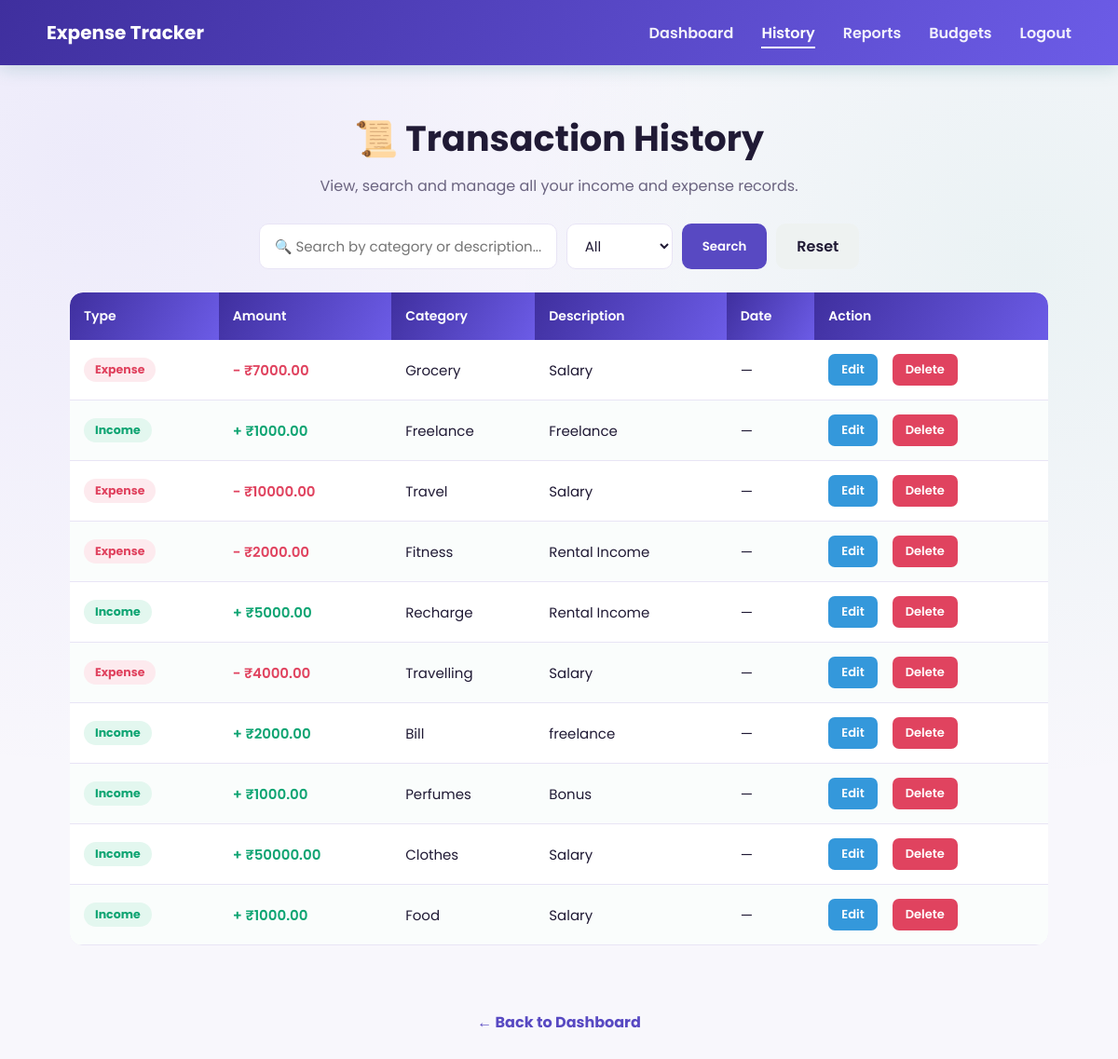
The page /transaction_history (signed in) on the database its author committed.
### tables this page shows
CREATE TABLE transactions(
    id INTEGER PRIMARY KEY AUTOINCREMENT,
    user_id INTEGER,
    type TEXT NOT NULL,
    amount REAL NOT NULL,
    category TEXT NOT NULL,
    description TEXT, date TEXT,
    FOREIGN KEY(user_id) REFERENCES users(id)
);

### app.py (the view)
@app.route("/transaction_history")
@login_required
def transaction_history():
    search = request.args.get("search", "")
    transaction_type = request.args.get("type", "all")
    conn = get_db()
    cursor = conn.cursor()
    query = "SELECT id, type, amount, category, description, date FROM transactions WHERE user_id=?"
    params = [session["user_id"]]
    if search:
        query += " AND (category LIKE ? OR description LIKE ?)"
        params.extend([f"%{search}%", f"%{search}%"])
    if transaction_type != "all":
        query += " AND type = ?"
        params.append(transaction_type)
    query += " ORDER BY date DESC, id DESC"
    cursor.execute(query, params)
    transactions = cursor.fetchall()
    conn.close()
    return render_template(
        "transaction_history.html",
        transactions=transactions
    )

### app.py (called while the page is built)
def get_db():
    conn = sqlite3.connect(DB_NAME)
    conn.row_factory = sqlite3.Row
    return conn

def login_required(view_func):
    @wraps(view_func)
    def wrapped(*args, **kwargs):
        if "user_id" not in session:
            flash("Please log in to continue.")
            return redirect(url_for("login"))
        return view_func(*args, **kwargs)
    return wrapped

@app.context_processor
def inject_user():
    return {"current_user_name": session.get("user_name")}

### templates/transaction_history.html (shortened to what this page needs)
<!DOCTYPE html>
<html lang="en">
<head>
    <link rel="stylesheet"
          href="{{ url_for('static', filename='css/style.css') }}">
</head>
<body>
<nav>
    <h2>Expense Tracker</h2>
    <ul>
        <li><a href="{{ url_for('dashboard') }}">Dashboard</a></li>
        <li><a href="{{ url_for('transaction_history') }}" class="active">History</a></li>
        <li><a href="{{ url_for('reports') }}">Reports</a></li>
        <li><a href="{{ url_for('budgets') }}">Budgets</a></li>
        <li><a href="{{ url_for('logout') }}">Logout</a></li>
    </ul>
</nav>
<section class="history-section">
    <h1>📜 Transaction History</h1>
    <p>View, search and manage all your income and expense records.</p>
    <form method="GET" action="{{ url_for('transaction_history') }}" class="search-form">
        <input
            type="text"
            name="search"
            placeholder="🔍 Search by category or description..."
            value="{{ request.args.get('search', '') }}">
        <select name="type" class="filter-select">
            <option value="all" {% if request.args.get('type', 'all') == 'all' %}selected{% endif %}>
                All
            </option>
        </select>
        <button type="submit" class="search-btn">
            Search
        </button>
        <a href="{{ url_for('transaction_history') }}" class="reset-btn">
            Reset
        </a>
    </form>
    <div class="table-wrap">
        {% if transactions %}
        <table class="history-table">
            <thead>
                <tr>
                    <th>Type</th>
                    <th>Amount</th>
                    <th>Category</th>
                    <th>Description</th>
                    <th>Date</th>
                    <th>Action</th>
                </tr>
            </thead>
            <tbody>
                {% for transaction in transactions %}
                <tr>
                    <td>
                        <span class="type-badge {{ 'income' if transaction[1]=='Income' else 'expense' }}">
                            {{ transaction[1] }}
                        </span>
                    </td>
                    <td class="amount-cell {{ 'income' if transaction[1]=='Income' else 'expense' }}">
                        {{ '+' if transaction[1]=='Income' else '−' }} ₹{{ "%.2f"|format(transaction[2]) }}
                    </td>
                    <td>{{ transaction[3] }}</td>
                    <td>{{ transaction[4] or '—' }}</td>
                    <td>{{ transaction[5] or '—' }}</td>
                    <td>
                        <div class="row-actions">
                            <a href="{{ url_for('edit_transaction', transaction_id=transaction[0]) }}" class="edit-btn">Edit</a>
                            <a href="#" class="delete-btn" onclick="confirmDelete('{{ url_for('delete_transaction', transaction_id=transaction[0]) }}')">
                                Delete
                            </a>
                        </div>
                    </td>
                </tr>
                {% endfor %}
            </tbody>
        </table>
        {% else %}
        <div class="empty-state">No transactions match your search — try a different filter or add a new entry.</div>
        {% endif %}
    </div>
</section>
<div class="back-dashboard">
    <a href="{{ url_for('dashboard') }}" class="back-btn">
        ← Back to Dashboard
    </a>
</div>
</body>
</html>

### static/css/style.css (style rules this page uses)
:root { --brand: #6C5CE7; --brand-dark: #5849C2; --brand-deep: #3F2F9E; --ink: #201A35; --muted: #6B6480; --bg: #F8F7FC; --card: #FFFFFF; --border: #E8E4F5; --income: #0EA472; --income-soft: #E3F7EF; --expense: #E0435F; --expense-soft: #FDEAEE; --radius: 14px; --shadow-sm: 0 4px 14px rgba(63, 47, 158, 0.07); --shadow-md: 0 10px 28px rgba(63, 47, 158, 0.12); --shadow-lg: 0 18px 44px rgba(63, 47, 158, 0.16); --font: 'Poppins', 'Segoe UI', Arial, sans-serif; }
* { margin:0; padding:0; box-sizing:border-box; font-family: var(--font); }
html { scroll-behavior: smooth; }
body { background: var(--bg); color: var(--ink); -webkit-font-smoothing: antialiased; animation: page-in 0.35s ease both; }
a { color: inherit; }
nav { min-height: 70px; background: linear-gradient(120deg, var(--brand-deep), var(--brand)); display: flex; align-items: center; justify-content: space-between; padding: 14px 50px; position: sticky; top: 0; z-index: 100; box-shadow: 0 4px 18px rgba(15, 118, 110, 0.18); }
nav h2 { color: white; font-size: 20px; font-weight: 700; }
nav ul { display: flex; align-items: center; gap: 30px; list-style: none; }
nav ul li a { text-decoration: none; color: white; font-weight: 600; opacity: 0.92; padding-bottom: 3px; border-bottom: 2px solid transparent; transition: opacity 0.2s ease, border-color 0.2s ease; }
nav ul li a:hover, nav ul li a.active { opacity: 1; border-color: white; }
.back-btn { display:inline-block; text-align:center; margin-top:20px; text-decoration:none; color: var(--brand-dark); font-weight:700; transition: color 0.2s ease; }
.history-section { width:92%; max-width:1050px; margin:50px auto; text-align:center; }
.history-section h1 { font-size:38px; margin-bottom:10px; color: var(--ink); }
.history-section p { color: var(--muted); margin-bottom:28px; }
.history-table { width:100%; border-collapse:collapse; background: var(--card); border-radius: var(--radius); overflow:hidden; box-shadow: var(--shadow-md); }
.history-table th { background: linear-gradient(120deg, var(--brand-deep), var(--brand)); color:white; padding:15px; font-size:14px; text-align: left; font-weight: 600; }
.history-table td { padding:15px; border-bottom:1px solid var(--border); font-size: 15px; text-align: left; }
.history-table tbody tr { transition: background 0.15s ease; }
.history-table tbody tr:nth-child(even) { background: #fafdfc; }
.type-badge { display:inline-block; padding: 4px 12px; border-radius: 999px; font-size: 12.5px; font-weight: 700; }
.type-badge.income { background: var(--income-soft); color: var(--income); }
.type-badge.expense { background: var(--expense-soft); color: var(--expense); }
.edit-btn { background-color: #3498db; color: white; padding: 7px 14px; text-decoration: none; border-radius: 7px; margin-right: 8px; font-weight: 600; font-size: 13px; display: inline-block; transition: 0.2s ease; }
.delete-btn { background: var(--expense); color: white; padding: 7px 14px; text-decoration: none; border-radius: 7px; font-weight: 600; font-size: 13px; display: inline-block; transition: 0.2s ease; }
.back-dashboard { text-align: center; margin: 34px 0; }
.search-form { display:flex; justify-content:center; gap:10px; margin:25px 0; flex-wrap: wrap; }
.search-form input { width:320px; max-width: 100%; padding:12px 16px; border:1.5px solid var(--border); border-radius:10px; font-size:15px; background: white; transition: border-color 0.2s ease; }
.search-btn { background: var(--brand-dark); color:white; border:none; padding:12px 22px; border-radius:10px; cursor:pointer; font-weight:600; transition: background 0.2s ease, transform 0.2s ease; }
.reset-btn { background:#eef2f1; color: var(--ink); text-decoration:none; padding:12px 22px; border-radius:10px; font-weight:600; transition: background 0.2s ease; }
.filter-select { padding: 12px 15px; border: 1.5px solid var(--border); border-radius: 10px; font-size: 15px; background: white; color: var(--ink); cursor: pointer; outline: none; transition: border-color 0.2s ease; }
body { background: radial-gradient(circle at 8% 15%, rgba(108, 92, 231, 0.08), transparent 45%), radial-gradient(circle at 92% 25%, rgba(14, 164, 114, 0.06), transparent 40%), var(--bg); }
.table-wrap { border-radius: var(--radius); overflow: hidden; }
.amount-cell { font-variant-numeric: tabular-nums; font-weight: 600; }
.amount-cell.income { color: var(--income); }
.amount-cell.expense { color: var(--expense); }
.row-actions { display: flex; gap: 8px; }

### rows shown on the page
transactions: type "−", amount "7000.00"
transactions: type "+", amount "1000.00"
transactions: type "−", amount "10000.00"
transactions: type "−", amount "2000.00"
transactions: type "+", amount "5000.00"
transactions: type "−", amount "4000.00"
transactions: type "+", amount "2000.00"
transactions: type "+", amount "1000.00"
transactions: type "+", amount "50000.00"
transactions: type "+", amount "1000.00"
